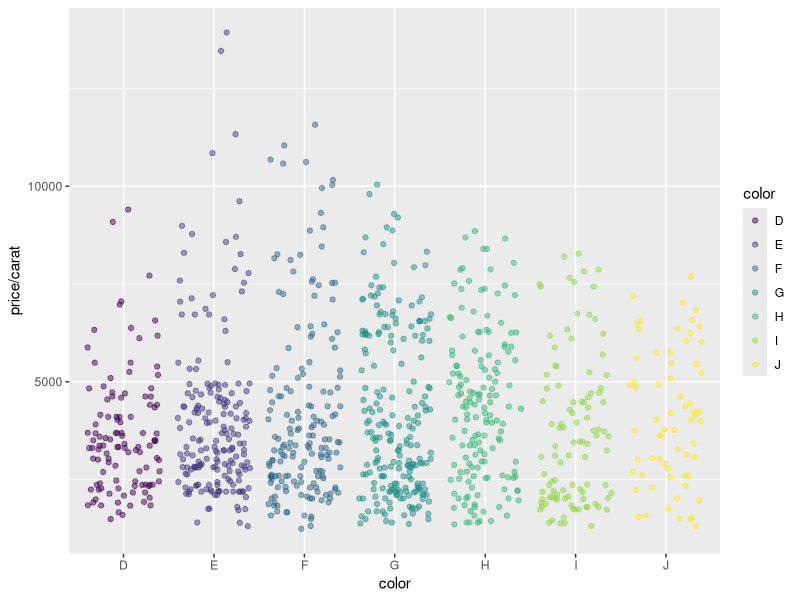
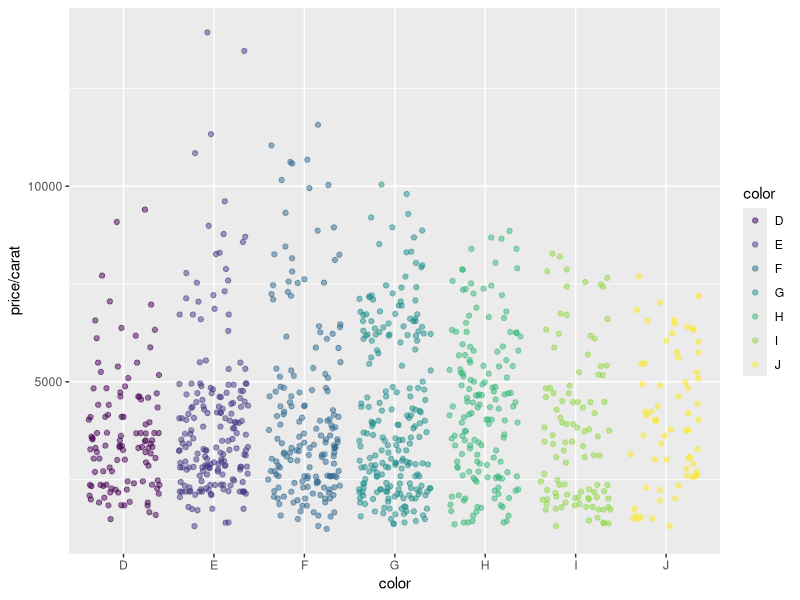

Recreate these plots in R, in order.
## ---- chunk 1
library(knitr)
kable(iris[1:12,])
## ---- chunk 2
library(ggplot2)
dsmall <- diamonds[sample(nrow(diamonds), 1000), ]
ggplot(dsmall, aes(color, price/carat)) + geom_jitter(alpha = I(1 / 2), aes(color=color))
## ---- chunk 3
png("myplot.png")
ggplot(dsmall, aes(color, price/carat)) + geom_jitter(alpha = I(1 / 2), aes(color=color))
dev.off()
## ---- chunk 4
sessionInfo()
